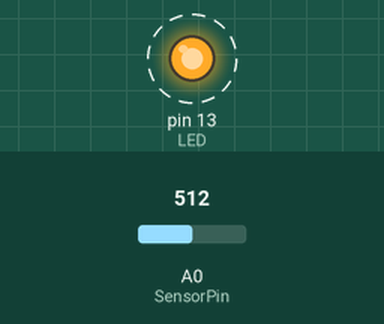
Simulated run of this sketch. Board: Arduino Uno, built with avr-gcc and run on an emulated ATmega328P. On the bench: output pins drawn as LEDs (lit = HIGH). Dashed ring = blinking. The test bench sets the inputs (shaded band); at power-on: A0 (SensorPin) = 512. What the sketch prints to the serial monitor is not drawn.

Above: at 0.5 s.
Timing chart, 0 to 4.6 s (numbered marks = the images above):
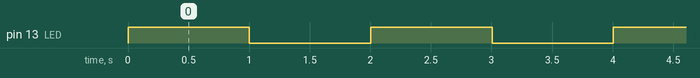

The sketch:

PH_sensor.ino
```cpp
#define SensorPin A0            //pH meter Analog output to Arduino Analog Input 0
#define Offset 0.00            //deviation compensate
#define LED 13
#define samplingInterval 20
#define printInterval 800
#define ArrayLenth  40    //times of collection
int pHArray[ArrayLenth];   //Store the average value of the sensor feedback
int pHArrayIndex=0;
float pHValue,voltage;
int droptime = 0;

void setup() {
  pinMode(LED,OUTPUT);
  Serial.begin(9600);
  Serial.println("pH meter experiment!"); //Test the serial monitor
}

void loop() {
  static unsigned long samplingTime = millis();
  static unsigned long printTime = millis();

   pHArray[pHArrayIndex++]=analogRead(SensorPin);
   if(pHArrayIndex==ArrayLenth)pHArrayIndex=0;
   voltage = avergearray(pHArray, ArrayLenth)*5.0/1024;
   pHValue = 3.5*voltage+Offset;
   samplingTime=millis();

   Serial.print("Voltage:");
   Serial.print(voltage,2);
   Serial.print("    pH value: ");
   Serial.println(pHValue,2);
   digitalWrite(LED,digitalRead(LED)^1);
   printTime=millis();

  delay(1000);

  droptime++;

  if(pHValue >= 8.0){
    if(droptime%5 == 0){  //용액 투여 후 pH 변화를 확인하는 여유 시간 5초를 두고 pH용액을 투여.
                          //여유시간이 없을 경우 변화를 감지하는 시간 부족으로 필요 이상의 용액을 투여할 수 있으므로
    Serial.println("Dropping pH- solution for 1sec");
    }
  }

  if(pHValue < 6.0){
    if(droptime%5 == 0){
    Serial.println("Dropping pH+ solution for 1sec");
    }
  }
  if(droptime>=10) droptime = 0;
}

double avergearray(int* arr, int number)
{
  int i;
  int max,min;
  double avg;
  long amount=0;
  if(number<=0)
  {
    Serial.println("Error number for the array to avraging!/n");
    return 0;
  }
  if(number<5)
  {
    //less than 5, calculated directly statistics
    for(i=0;i<number;i++)
    {
      amount+=arr[i];
    }
    avg = amount/number;
    return avg;
  }
  else
  {
    if(arr[0]<arr[1])
    {
      min = arr[0];
      max=arr[1];
    }
    else
    {
      min=arr[1];
      max=arr[0];
    }
    for(i=2;i<number;i++)
    {
      if(arr[i]<min)
      {
        amount+=min;        //arr<min
        min=arr[i];
      }
      else
      {
        if(arr[i]>max)
        {
           amount+=max;    //arr>max
           max=arr[i];
        }
        else
        {
           amount+=arr[i]; //min<=arr<=max
        }
      }
    }
    avg = (double)amount/(number-2);
  }
  return avg;
}
```

Measured:
- by itself, pin 13 (LED): alternates HIGH for 1.0 s and LOW for 1.0 s
